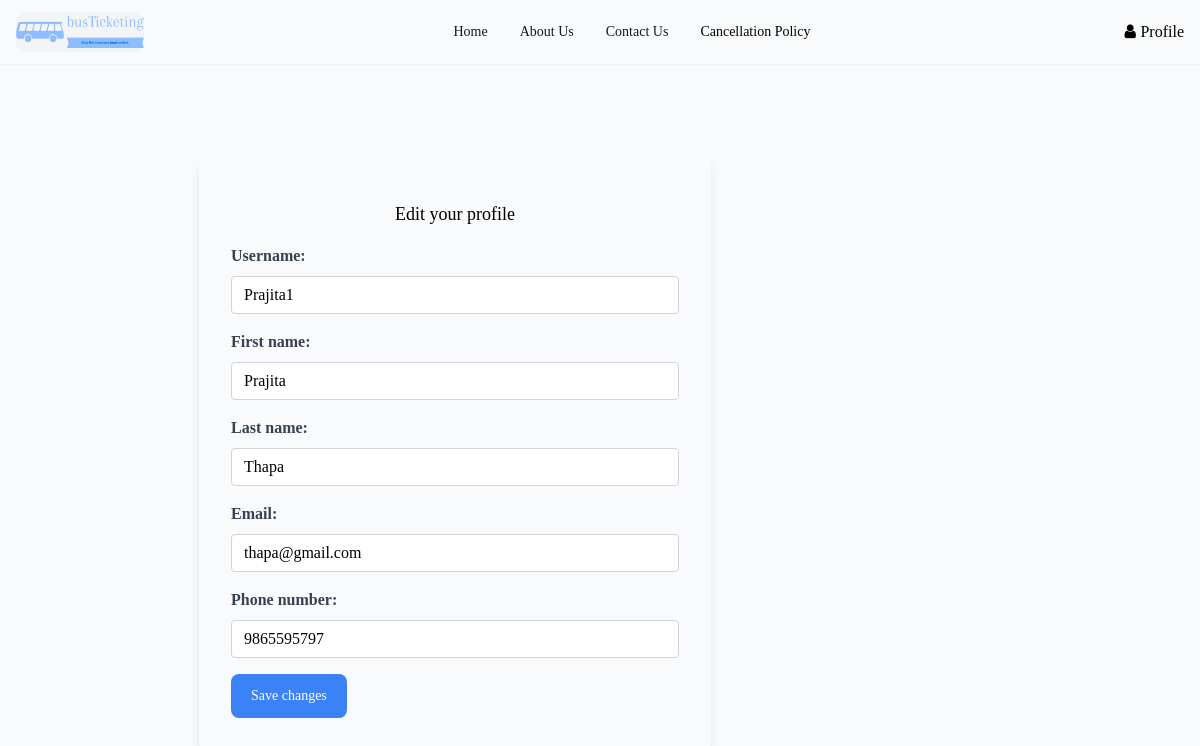
The page /edit/ (signed in) on the database its author committed.
### customerPage/models.py (models this page shows)
class Customer(AbstractUser):
    phone_number = models.CharField(max_length=20, null=True, blank=True)

### customerPage/views.py (the view, shortened to what this page needs)
# urls.py: path('edit/', views.EditProfileView.as_view(), name='editProfile'),
class EditProfileView(LoginRequiredMixin, UpdateView):
    model = get_user_model()
    form_class = EditForm
    template_name = "editProfile.html"
    success_url = reverse_lazy("customerPage:profile")
    def get_object(self):
        return self.request.user
    def get_context_data(self, **kwargs):
        context = super(EditProfileView, self).get_context_data(**kwargs)
        if self.request.POST:
            context["password_form"] = ChangePasswordForm(
                self.request.user, self.request.POST
            )
        else:
            context["password_form"] = ChangePasswordForm(self.request.user)
        return context

### customerPage/forms.py
class EditForm(UserChangeForm):
    class Meta:
        model = get_user_model()  # Call the get_user_model function
        fields = (
            "username",
            "email",
            "first_name",
            "last_name",
            "phone_number",
        )
    def __init__(self, *args, **kwargs):
        super().__init__(*args, **kwargs)
        self.fields.pop("password")
        for field_name, field in self.fields.items():
            field.widget.attrs.update(
                {
                    "class": "appearance-none block w-full py-2 px-3 leading-tight border border-gray-300 rounded focus:outline-none focus:bg-white focus:border-gray-500"
                }
            )

class ChangePasswordForm(PasswordChangeForm):
    old_password = forms.CharField(
        label="Old Password",
        widget=forms.PasswordInput(
            attrs={
                "class": "w-full rounded-lg border-gray-200 p-4 pe-12 text-sm shadow-sm",
            }
        ),
    )
    new_password1 = forms.CharField(
        label="New Password",
        widget=forms.PasswordInput(
            attrs={
                "class": "w-full rounded-lg border-gray-200 p-4 pe-12 text-sm shadow-sm",
            }
        ),
    )
    new_password2 = forms.CharField(
        label="Confirm New Password",
        widget=forms.PasswordInput(
            attrs={
                "class": "w-full rounded-lg border-gray-200 p-4 pe-12 text-sm shadow-sm",
            }
        ),
    )
    class Meta:
        model = get_user_model()
        fields = ("old_password", "new_password1", "new_password2")

### customerPage/templates/editProfile.html (shortened to what this page needs)
{% extends 'base_nav.html' %} {% block maincontent %}
<div class="mx-auto max-w-screen-xl px-4 py-16 sm:px-6 lg:px-8">
  <div class="grid grid-cols-12 gap-6">
    <div class="col-span-9">
      <div class="mx-auto max-w-lg">
        <form
          action=""
          method="post"
          class="mb-0 mt-6 space-y-4 rounded-lg p-4 shadow-lg sm:p-6 lg:p-8"
        >
          <p class="text-center text-lg font-medium">Edit your profile</p>
          <div>
            <label
              for="{{ form.username.id_for_label }}"
              class="block text-gray-700 font-bold mb-2"
              >Username:</label
            >
            {{ form.username }}
          </div>
          <div>
            <label
              for="{{ form.first_name.id_for_label }}"
              class="block text-gray-700 font-bold mb-2"
              >First name:</label
            >
            {{ form.first_name }}
          </div>
          <div>
            <label
              for="{{ form.last_name.id_for_label }}"
              class="block text-gray-700 font-bold mb-2"
              >Last name:</label
            >
            {{ form.last_name }}
          </div>
          <div>
            <label
              for="{{ form.email.id_for_label }}"
              class="block text-gray-700 font-bold mb-2"
              >Email:</label
            >
            {{ form.email }}
          </div>
          <div>
            <label
              for="{{ form.phone_number.id_for_label }}"
              class="block text-gray-700 font-bold mb-2"
              >Phone number:</label
            >
            {{ form.phone_number }}
          </div>
          <button
            type="submit"
            class="inline-block rounded-lg bg-blue-500 px-5 py-3 text-sm font-medium text-white"
          >
            Save changes
          </button>
        </form>
      </div>
    </div>
  </div>
</div>
{% endblock maincontent %}

### rows shown on the page
Customer: username "Prajita1", first_name "Prajita", last_name "Thapa", email "thapa@gmail.com", phone_number "9865595797"
